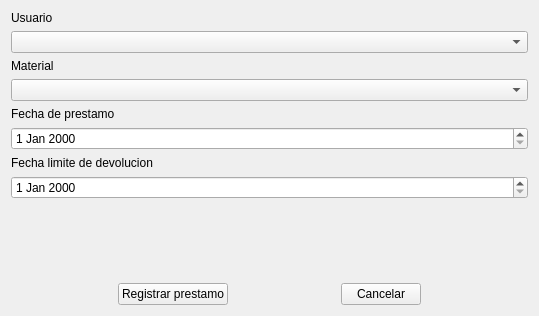
<?xml version="1.0" encoding="UTF-8"?>
<ui version="4.0">
 <class>PrestamoForm</class>
 <widget class="QWidget" name="PrestamoForm">
  <property name="geometry">
   <rect>
    <x>0</x>
    <y>0</y>
    <width>539</width>
    <height>316</height>
   </rect>
  </property>
  <property name="windowTitle">
   <string>Form</string>
  </property>
  <layout class="QVBoxLayout" name="verticalLayout">
   <item>
    <widget class="QLabel" name="label">
     <property name="text">
      <string>Usuario</string>
     </property>
    </widget>
   </item>
   <item>
    <widget class="QComboBox" name="comboBox"/>
   </item>
   <item>
    <widget class="QLabel" name="label_2">
     <property name="text">
      <string>Material</string>
     </property>
    </widget>
   </item>
   <item>
    <widget class="QComboBox" name="comboBox_2"/>
   </item>
   <item>
    <widget class="QLabel" name="label_3">
     <property name="text">
      <string>Fecha de prestamo</string>
     </property>
    </widget>
   </item>
   <item>
    <widget class="QDateEdit" name="dateEdit"/>
   </item>
   <item>
    <widget class="QLabel" name="label_4">
     <property name="text">
      <string>Fecha limite de devolucion</string>
     </property>
    </widget>
   </item>
   <item>
    <widget class="QDateEdit" name="dateEdit_2"/>
   </item>
   <item>
    <spacer name="verticalSpacer">
     <property name="orientation">
      <enum>Qt::Orientation::Vertical</enum>
     </property>
     <property name="sizeHint" stdset="0">
      <size>
       <width>20</width>
       <height>40</height>
      </size>
     </property>
    </spacer>
   </item>
   <item>
    <layout class="QHBoxLayout" name="horizontalLayout_2">
     <item>
      <spacer name="horizontalSpacer">
       <property name="orientation">
        <enum>Qt::Orientation::Horizontal</enum>
       </property>
       <property name="sizeHint" stdset="0">
        <size>
         <width>40</width>
         <height>20</height>
        </size>
       </property>
      </spacer>
     </item>
     <item>
      <widget class="QPushButton" name="btnRegistrarPrestamo">
       <property name="text">
        <string>Registrar prestamo</string>
       </property>
      </widget>
     </item>
     <item>
      <spacer name="horizontalSpacer_2">
       <property name="orientation">
        <enum>Qt::Orientation::Horizontal</enum>
       </property>
       <property name="sizeHint" stdset="0">
        <size>
         <width>40</width>
         <height>20</height>
        </size>
       </property>
      </spacer>
     </item>
     <item>
      <widget class="QPushButton" name="btnCancelarPrestamo">
       <property name="text">
        <string>Cancelar</string>
       </property>
      </widget>
     </item>
     <item>
      <spacer name="horizontalSpacer_3">
       <property name="orientation">
        <enum>Qt::Orientation::Horizontal</enum>
       </property>
       <property name="sizeHint" stdset="0">
        <size>
         <width>40</width>
         <height>20</height>
        </size>
       </property>
      </spacer>
     </item>
    </layout>
   </item>
  </layout>
 </widget>
 <resources/>
 <connections/>
</ui>
